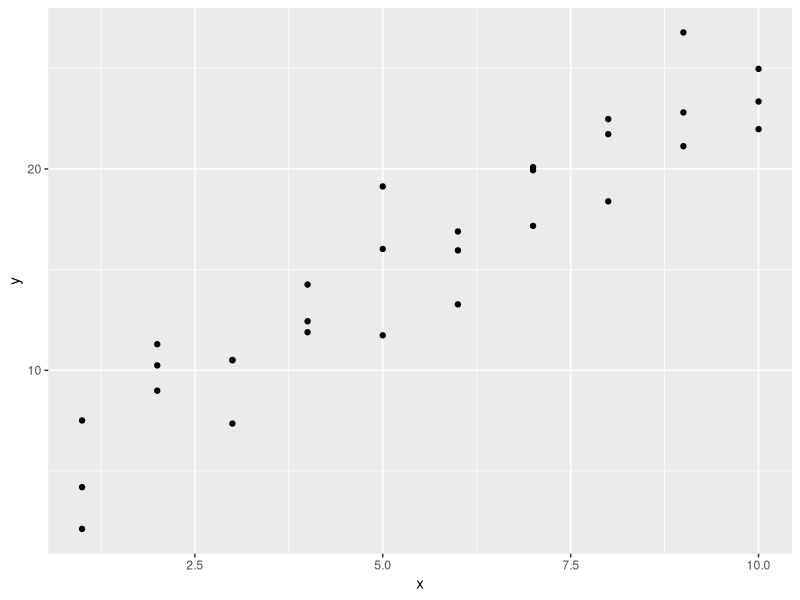
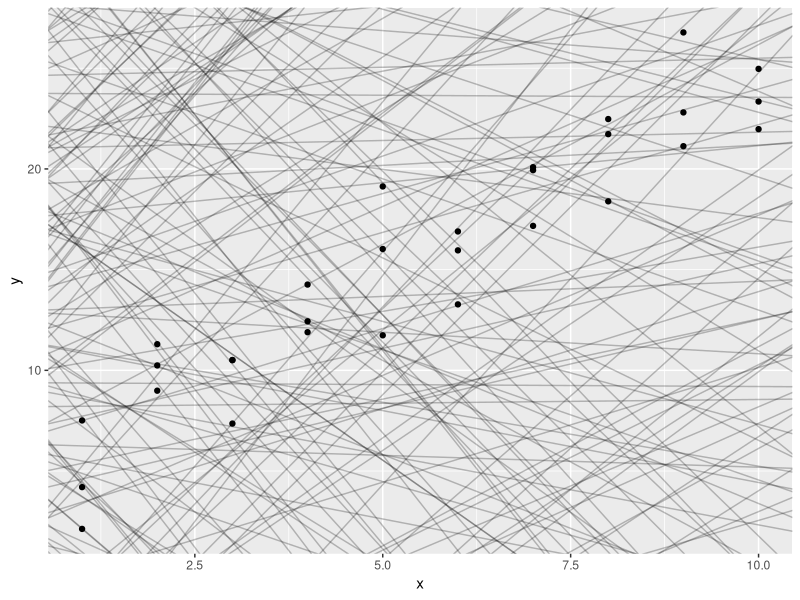
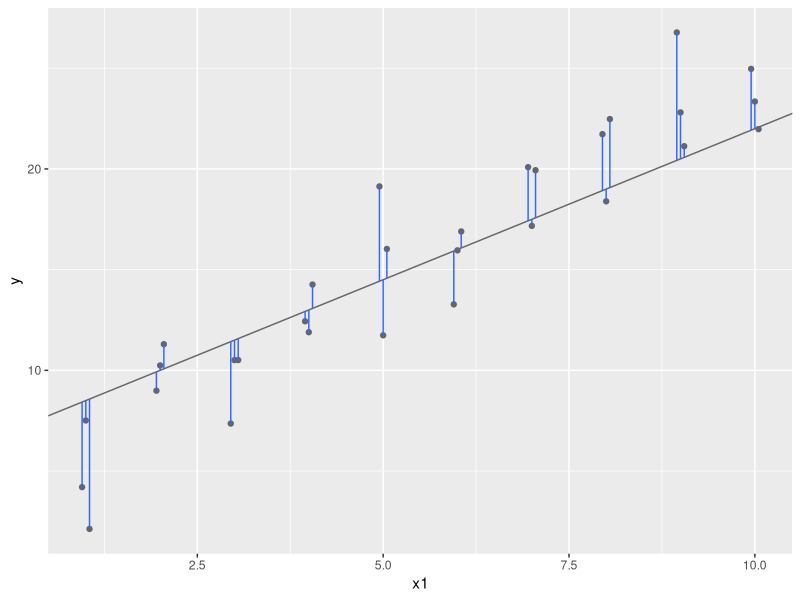
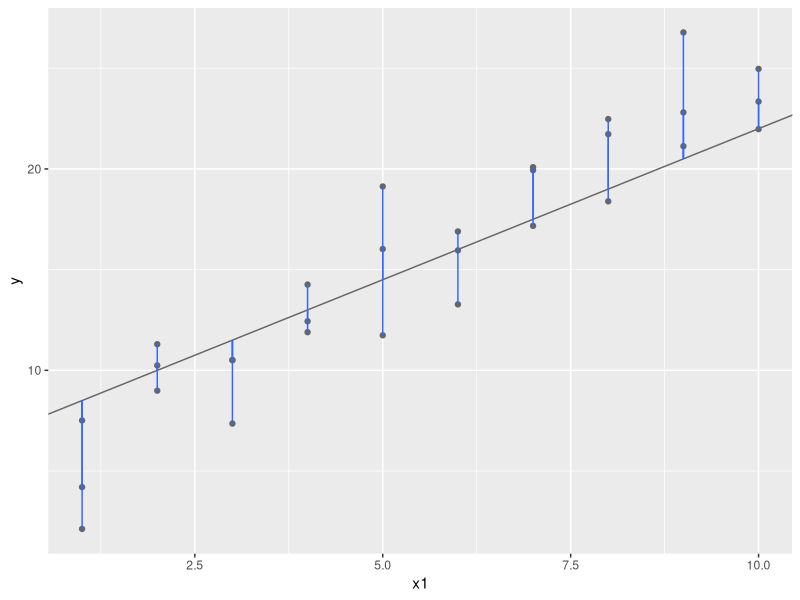
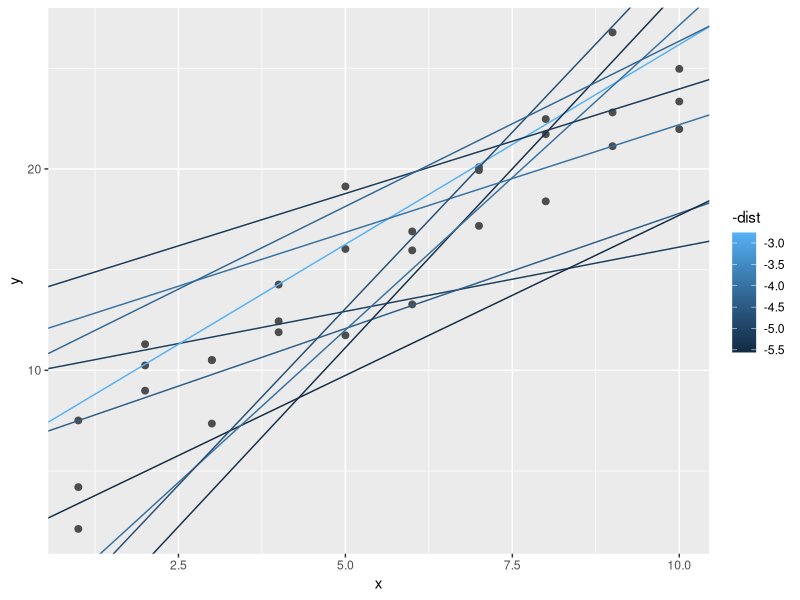
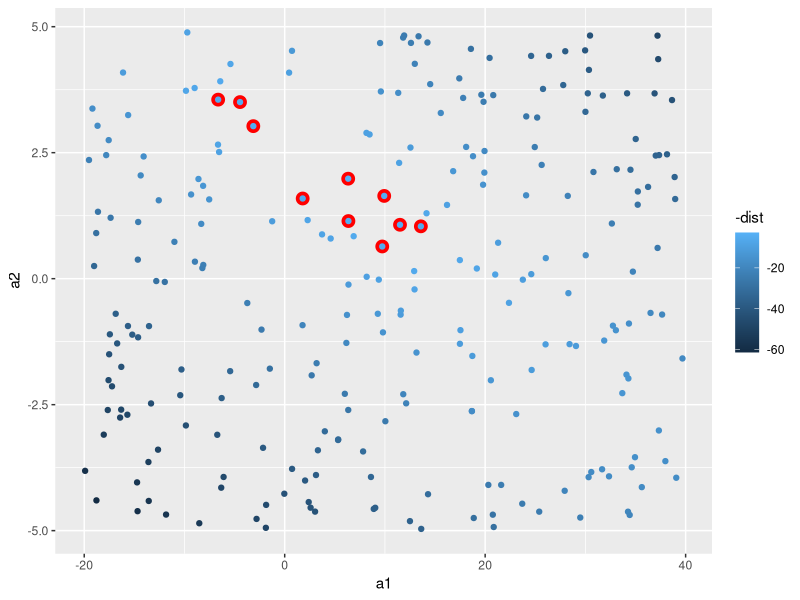
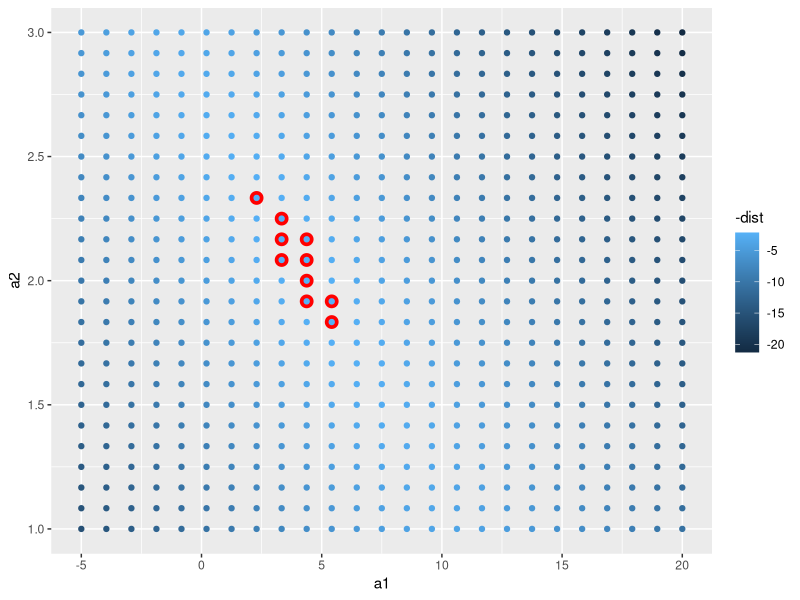
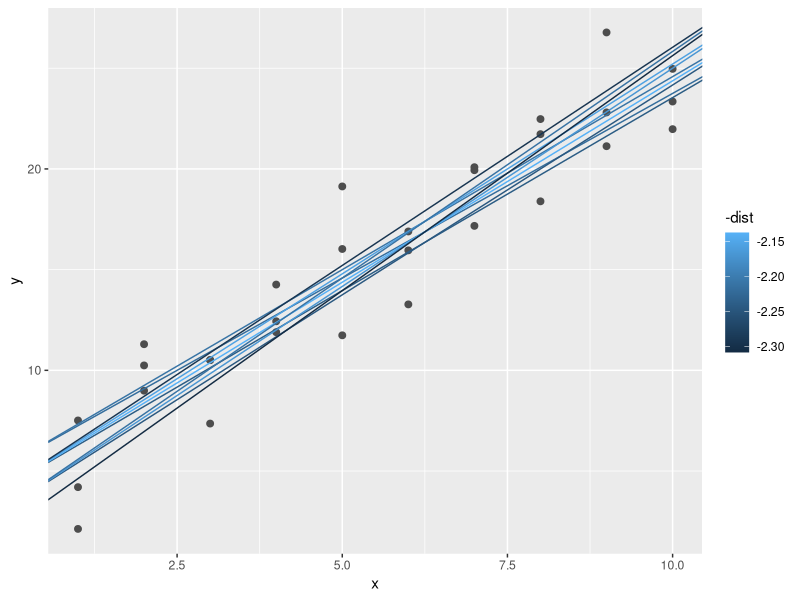

R code for these plots, in order: (Note: this script raises an error after producing the figures.)
## ---- chunk 1
library(tidyverse)
library(modelr)
## ---- chunk 2
ggplot(sim1, aes(x, y)) + 
  geom_point()
## ---- chunk 3
models <- tibble(
  a1 = runif(250, -20, 40),
  a2 = runif(250, -5, 5)
)
models
ggplot(sim1, aes(x, y)) + geom_point() +
  geom_abline(aes(intercept = a1, slope = a2), data = models, alpha = 1/4)
## ---- chunk 4
dist <- sim1 %>% 
  mutate(
    dodge = rep(c(-1, 0, 1) / 20, 10),
    x1 = x + dodge,
    pred = 7 + x1 * 1.5
  )

dist1 <- sim1 %>% 
  mutate(
    dodge = rep(c(-1, 0, 1) / 20, 10),
    x1 = x,
    pred = 7 + x1 * 1.5
  )
ggplot(dist, aes(x1, y)) + 
  geom_abline(intercept = 7, slope = 1.5, colour = "grey40") +
  geom_point(colour = "grey40") +
  geom_linerange(aes(ymin = y, ymax = pred), colour = "#3366FF") 

ggplot(dist1, aes(x1, y)) + 
  geom_abline(intercept = 7, slope = 1.5, colour = "grey40") +
  geom_point(colour = "grey40") +
  geom_linerange(aes(ymin = y, ymax = pred), colour = "#3366FF") 

## ---- chunk 5
model1 <- function(a, data) {
  a[1] + data$x * a[2]
}
model1(c(7, 1.5), sim1)
## ---- chunk 6
measure_distance <- function(mod, data) {
  diff <- data$y - model1(mod, data)
  sqrt(mean(diff ^ 2))
}
measure_distance(c(7, 1.5), sim1)
## ---- chunk 7
sim1_dist <- function(a1, a2) {
  measure_distance(c(a1, a2), sim1)
}

models <- models %>% 
  mutate(dist = purrr::map2_dbl(a1, a2, sim1_dist))
models
## ---- chunk 8
ggplot(sim1, aes(x, y)) + 
  geom_point(size = 2, colour = "grey30") + 
  geom_abline(
    aes(intercept = a1, slope = a2, colour = -dist), 
    data = filter(models, rank(dist) <= 10)
  )
## ---- chunk 9
ggplot(models, aes(a1, a2)) +
  geom_point(data = filter(models, rank(dist) <= 10), size = 4, colour = "red") +
  geom_point(aes(colour = -dist))
## ---- chunk 10
grid <- expand.grid(
  a1 = seq(-5, 20, length = 25),
  a2 = seq(1, 3, length = 25)
  ) %>% 
  mutate(dist = purrr::map2_dbl(a1, a2, sim1_dist))

grid %>% 
  ggplot(aes(a1, a2)) +
  geom_point(data = filter(grid, rank(dist) <= 10), size = 4, colour = "red") +
  geom_point(aes(colour = -dist)) 
## ---- chunk 11
ggplot(sim1, aes(x, y)) + 
  geom_point(size = 2, colour = "grey30") + 
  geom_abline(
    aes(intercept = a1, slope = a2, colour = -dist), 
    data = filter(grid, rank(dist) <= 10)
  )
## ---- chunk 12
best <- optim(c(0, 0), measure_distance, data = sim1)
best$par

ggplot(sim1, aes(x, y)) + 
  geom_point(size = 2, colour = "grey30") + 
  geom_abline(intercept = best$par[1], slope = best$par[2])
## ---- chunk 13
sim1_mod <- lm(y ~ x, data = sim1)
coef(sim1_mod)
## ---- chunk 14
    sim1a <- tibble(
      x = rep(1:10, each = 3),
      y = x * 1.5 + 6 + rt(length(x), df = 2)
    )
## ---- chunk 15
    measure_distance <- function(mod, data) {
      diff <- data$y - make_prediction(mod, data)
      mean(abs(diff))
    }
## ---- chunk 16
grid <- sim1 %>% 
  data_grid(x) 
grid
## ---- chunk 17
grid <- grid %>% 
  add_predictions(sim1_mod) 
grid
## ---- chunk 18
ggplot(sim1, aes(x,y)) + geom_point() +
  geom_line(aes(x,y = pred), data = grid, colour = "red", size = 1)
## ---- chunk 19
sim1 <- sim1 %>% 
  add_residuals(sim1_mod)
sim1
## ---- chunk 20
ggplot(sim1, aes(resid)) + 
  geom_freqpoly(binwidth = 0.5)
## ---- chunk 21
ggplot(sim1, aes(x, resid)) + 
  geom_ref_line(h = 0) +
  geom_point() 
## ---- chunk 22
df <- tribble(
  ~y, ~x1, ~x2,
  4, 2, 5,
  5, 1, 6
)
model_matrix(df, y ~ x1)
## ---- chunk 23
model_matrix(df, y ~ x1 - 1)
## ---- chunk 24
model_matrix(df, y ~ x1 + x2)
## ---- chunk 25
df <- tribble(
  ~ sex, ~ response,
  "male", 1,
  "female", 2,
  "male", 1
)
model_matrix(df, response ~ sex)
## ---- chunk 26
ggplot(sim2) + 
  geom_point(aes(x, y))
## ---- chunk 27
mod2 <- lm(y ~ x, data = sim2)

grid <- sim2 %>% 
  data_grid(x) %>% 
  add_predictions(mod2)
grid
## ---- chunk 28
ggplot(sim2, aes(x)) + 
  geom_point(aes(y = y)) +
  geom_point(data = grid, aes(y = pred), colour = "red", size = 4)
## ---- chunk 29
tibble(x = "e") %>% 
  add_predictions(mod2)
## ---- chunk 30
ggplot(sim3, aes(x1, y)) + 
  geom_point(aes(colour = x2))
## ---- chunk 31
mod1 <- lm(y ~ x1 + x2, data = sim3)
mod2 <- lm(y ~ x1 * x2, data = sim3)
## ---- chunk 32
grid <- sim3 %>% 
  data_grid(x1, x2) %>% 
  gather_predictions(mod1, mod2)
grid
## ---- chunk 33
ggplot(sim3, aes(x1, y, colour = x2)) + 
  geom_point() + 
  geom_line(data = grid, aes(y = pred)) + 
  facet_wrap(~ model)
## ---- chunk 34
sim3 <- sim3 %>% 
  gather_residuals(mod1, mod2)

ggplot(sim3, aes(x1, resid, colour = x2)) + 
  geom_point() + 
  facet_grid(model ~ x2)
## ---- chunk 35
mod1 <- lm(y ~ x1 + x2, data = sim4)
mod2 <- lm(y ~ x1 * x2, data = sim4)

grid <- sim4 %>% 
  data_grid(
    x1 = seq_range(x1, 5), 
    x2 = seq_range(x2, 5) 
  ) %>% 
  gather_predictions(mod1, mod2)
grid
## ---- chunk 36
    seq_range(c(0.0123, 0.923423), n = 5)
    seq_range(c(0.0123, 0.923423), n = 5, pretty = TRUE)
## ---- chunk 37
ggplot(grid, aes(x1, x2)) + 
  geom_tile(aes(fill = pred)) + 
  facet_wrap(~ model)
## ---- chunk 38
ggplot(grid, aes(x1, pred, colour = x2, group = x2)) + 
  geom_line() +
  facet_wrap(~ model)
ggplot(grid, aes(x2, pred, colour = x1, group = x1)) + 
  geom_line() +
  facet_wrap(~ model)
## ---- chunk 39
df <- tribble(
  ~y, ~x,
   1,  1,
   2,  2, 
   3,  3
)
model_matrix(df, y ~ x^2 + x)
model_matrix(df, y ~ I(x^2) + x)
## ---- chunk 40
model_matrix(df, y ~ poly(x, 2))
## ---- chunk 41
library(splines)
model_matrix(df, y ~ ns(x, 2))
## ---- chunk 42
sim5 <- tibble(
  x = seq(0, 3.5 * pi, length = 50),
  y = 4 * sin(x) + rnorm(length(x))
)

ggplot(sim5, aes(x, y)) +
  geom_point()
## ---- chunk 43
mod1 <- lm(y ~ ns(x, 1), data = sim5)
mod2 <- lm(y ~ ns(x, 2), data = sim5)
mod3 <- lm(y ~ ns(x, 3), data = sim5)
mod4 <- lm(y ~ ns(x, 4), data = sim5)
mod5 <- lm(y ~ ns(x, 5), data = sim5)

grid <- sim5 %>% 
  data_grid(x = seq_range(x, n = 50, expand = 0.1)) %>% 
  gather_predictions(mod1, mod2, mod3, mod4, mod5, .pred = "y")

ggplot(sim5, aes(x, y)) + 
  geom_point() +
  geom_line(data = grid, colour = "red") +
  facet_wrap(~ model)
## ---- chunk 44
df <- tribble(
  ~x, ~y,
  1, 2.2,
  2, NA,
  3, 3.5,
  4, 8.3,
  NA, 10
)

mod <- lm(y ~ x, data = df)
## ---- chunk 45
mod <- lm(y ~ x, data = df, na.action = na.exclude)
## ---- chunk 46
nobs(mod)
